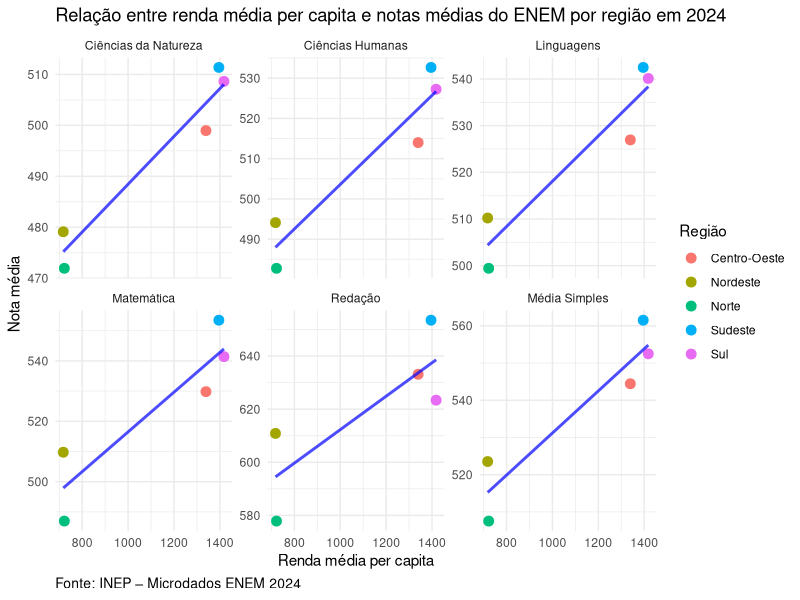
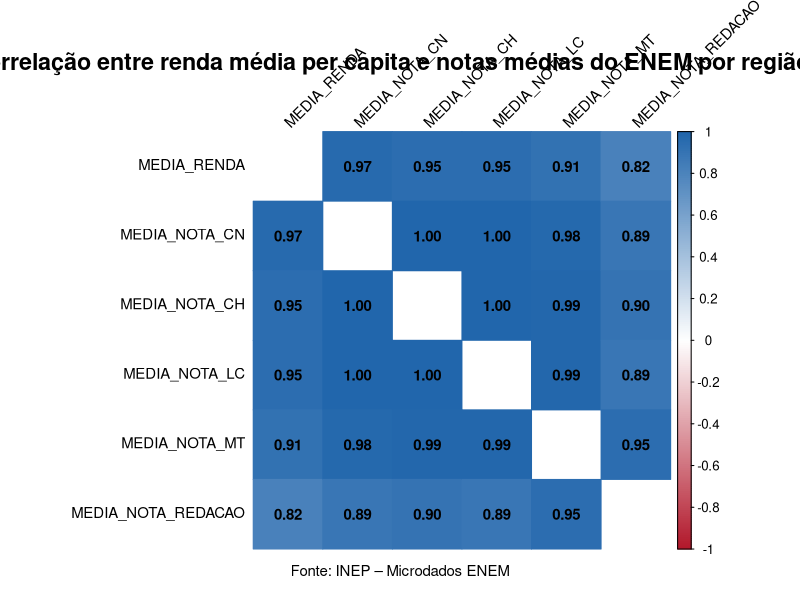

These figures' R source, in order:
library(tidyverse)
library(corrplot)

regions <- read.csv2("data/regions.csv")

# Prepare data to plot
regions_long <- regions |>
  pivot_longer(
    cols = c(
      MEDIA_NOTA_CN,
      MEDIA_NOTA_CH,
      MEDIA_NOTA_LC,
      MEDIA_NOTA_MT,
      MEDIA_NOTA_REDACAO,
      MEDIA_MEDIA_SIMPLES
    ),
    names_to = "DISCIPLINA",
    values_to = "NOTA"
  )

regions_long$DISCIPLINA <- recode(
  regions_long$DISCIPLINA,
  "MEDIA_NOTA_CN" = "Ciências da Natureza",
  "MEDIA_NOTA_CH" = "Ciências Humanas",
  "MEDIA_NOTA_LC" = "Linguagens",
  "MEDIA_NOTA_MT" = "Matemática",
  "MEDIA_NOTA_REDACAO" = "Redação",
  "MEDIA_MEDIA_SIMPLES" = "Média Simples"
)

regions_long$DISCIPLINA <- factor(
  regions_long$DISCIPLINA,
  levels = c(
    "Ciências da Natureza",
    "Ciências Humanas",
    "Linguagens",
    "Matemática",
    "Redação",
    "Média Simples"
  )
)

# Scatter - Renda x Nota
ggplot(regions_long, aes(x = MEDIA_RENDA, y = NOTA, color = REGIAO)) +
  geom_point(size = 3) +
  geom_smooth(
    aes(group = 1),
    method = "lm",
    se = FALSE,
    color = alpha("blue", 0.7),
    size = 1,
    alpha = 0.1
  ) +
  facet_wrap(~ DISCIPLINA, scales = "free_y", ncol = 3) +
  labs(
    title = "Relação entre renda média per capita e notas médias do ENEM por região em 2024",
    x = "Renda média per capita",
    y = "Nota média",
    color = "Região",
    caption = "Fonte: INEP – Microdados ENEM 2024"
  ) +
  theme_minimal() +
  theme(
    plot.caption = element_text(size = 10, hjust = 0)
  )

# Heatmap - correlação entre renda e nota
df <- regions |> select(MEDIA_RENDA, starts_with("MEDIA_NOTA"))
corr <- cor(df, use = "pairwise.complete.obs")
col_pal <- colorRampPalette(c("#B2182B", "#FFFFFF", "#2166AC"))

par(mar = c(5, 5, 5, 6)) 

corrplot(
  corr,
  method = "color",
  col = col_pal(200),
  addCoef.col = "black",
  tl.col = "black",
  tl.srt = 45,
  number.cex = 0.9,
  tl.cex = 0.9,
  cl.cex = 0.8,
  diag = FALSE,
  mar = c(2,0,0,0)
)

title(
  main = "Correlação entre renda média per capita e notas médias do ENEM por região",
  cex.main = 1.4,
  font.main = 2,
  line = 1.5
)

mtext(
  "Fonte: INEP – Microdados ENEM",
  side = 1,
  line = 3,
  cex = 0.9,
)
